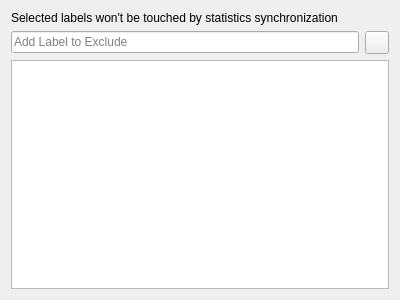
<?xml version="1.0" encoding="UTF-8"?>
<ui version="4.0">
 <class>ExcludedLabelsDialog</class>
 <widget class="QWidget" name="ExcludedLabelsDialog">
  <property name="geometry">
   <rect>
    <x>0</x>
    <y>0</y>
    <width>400</width>
    <height>300</height>
   </rect>
  </property>
  <layout class="QGridLayout" name="gridLayout">
   <item row="3" column="1">
    <widget class="QToolButton" name="addButton">
     <property name="toolTip">
      <string>Add this label to the list of excluded labels</string>
     </property>
     <property name="icon">
      <iconset theme="list-add"/>
     </property>
    </widget>
   </item>
   <item row="3" column="0">
    <widget class="QLineEdit" name="addLabelLine">
     <property name="trapEnterKeyEvent" stdset="0">
      <bool>true</bool>
     </property>
     <property name="placeholderText">
      <string>Add Label to Exclude</string>
     </property>
    </widget>
   </item>
   <item row="4" column="0" colspan="2">
    <widget class="QListWidget" name="listWidget">
     <property name="selectionMode">
      <enum>QAbstractItemView::MultiSelection</enum>
     </property>
    </widget>
   </item>
   <item row="2" column="0" colspan="2">
    <widget class="QLabel" name="textLabel">
     <property name="text">
      <string>Selected labels won't be touched by statistics synchronization</string>
     </property>
     <property name="alignment">
      <set>Qt::AlignJustify|Qt::AlignVCenter</set>
     </property>
     <property name="wordWrap">
      <bool>true</bool>
     </property>
    </widget>
   </item>
  </layout>
 </widget>
 <customwidgets>
  <customwidget>
   <class>QLineEdit</class>
   <extends>QLineEdit</extends>
   <header>qlineedit.h</header>
  </customwidget>
 </customwidgets>
 <resources/>
 <connections/>
</ui>
